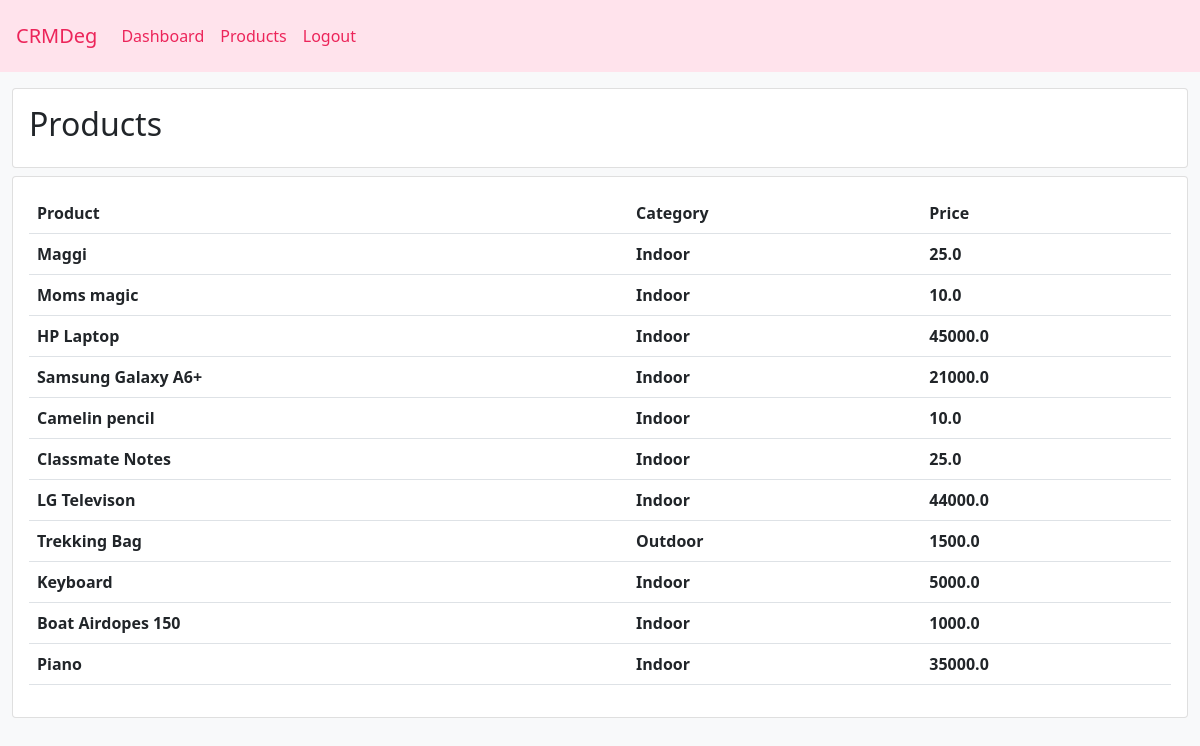
Screenshot of /products/ (signed in) with the database file from the repository.
### accounts/models.py (models this page shows, shortened)
class Product(models.Model) :
    CATEGORY = (
        ('Indoor', 'Indoor'),
        ('Outdoor', 'Outdoor'),
    )
    name = models.CharField(max_length=100, null=True)
    price = models.FloatField(null=True)
    category = models.CharField(max_length=100, null=True, choices=CATEGORY)
    description = models.TextField(max_length=100, null=True, blank=True)
    date_created = models.DateTimeField(auto_now_add=True)
    tag = models.ManyToManyField(Tag)

### accounts/decorators.py (the view)
        def wrappper_func(request, *args, **kwargs) :
            user_group = None
            if request.user.groups.exists() :
                user_group = request.user.groups.all()[0].name
            if user_group in allowed_roles :
                return view(request, *args, **kwargs)
            else :
                return HttpResponse("You are not authorized to view this page!!!")

### accounts/views.py (called while the page is built)
@login_required(login_url='/login/')
@allowed_users(allowed_roles=['admin'])
def renderProductsPage(request) :
    products = Product.objects.all()
    context = {}
    context["products"] = products
    return render(request, 'accounts/products.html', context)

### templates/accounts/products.html
{% extends 'accounts/main.html' %}
{% block content %}
<div class="container-fluid">
    <div class="row">
        <div class="col-md">
            <div class="card card-body">
                <h2>Products</h2>
            </div>
            <div class="card card-body" style="margin-top: .5rem;">
                <table class="table">
                    <tr>
                        <th>Product</th>
                        <th>Category</th>
                        <th>Price</th>
                    </tr>
                    {% for product in products %}
                        <tr>
                            <th>{{product.name}}</th>
                            <th>{{product.category}}</th>
                            <th>{{product.price}}</th>
                        </tr>
                    {% endfor %}
                </table>
            </div>
        </div>
    </div>
</div>
{% endblock %}

### static/css/main.css (style rules this page uses)
.container-fluid { margin-top: 1rem; }

### rows the page displays
Product: name "Maggi", category "Indoor", price "25.0"
Product: name "Moms magic", category "Indoor", price "10.0"
Product: name "HP Laptop", category "Indoor", price "45000.0"
Product: name "Samsung Galaxy A6+", category "Indoor", price "21000.0"
Product: name "Camelin pencil", category "Indoor", price "10.0"
Product: name "Classmate Notes", category "Indoor", price "25.0"
Product: name "LG Televison", category "Indoor", price "44000.0"
Product: name "Trekking Bag", category "Outdoor", price "1500.0"
Product: name "Keyboard", category "Indoor", price "5000.0"
Product: name "Boat Airdopes 150", category "Indoor", price "1000.0"
Product: name "Piano", category "Indoor", price "35000.0"
